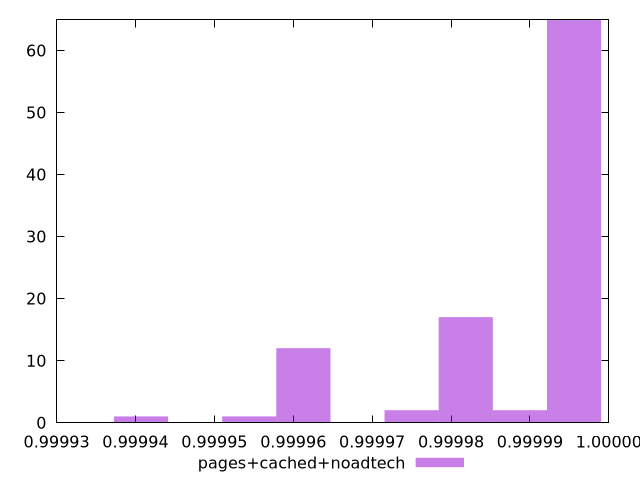

gnuplot code for this plot:
$_pagesCachedNoadtech <<EOF
0.9999955823302219 65
0.9999612802239833 12
0.9999887219089741 2
0.9999818614877265 17
0.9999750010664787 2
0.9999544198027356 1
0.9999406989602402 1
EOF
set key outside below
set terminal pngcairo
set output "report_00006_2020-11-02T20-21-41.718Z/max-potential-fid/pages+cached+noadtech//hist.png"
set yrange [0:65]
set boxwidth 0.000006860421247711847
set style fill transparent solid 0.5 noborder
plot $_pagesCachedNoadtech title "pages+cached+noadtech" with boxes ,
